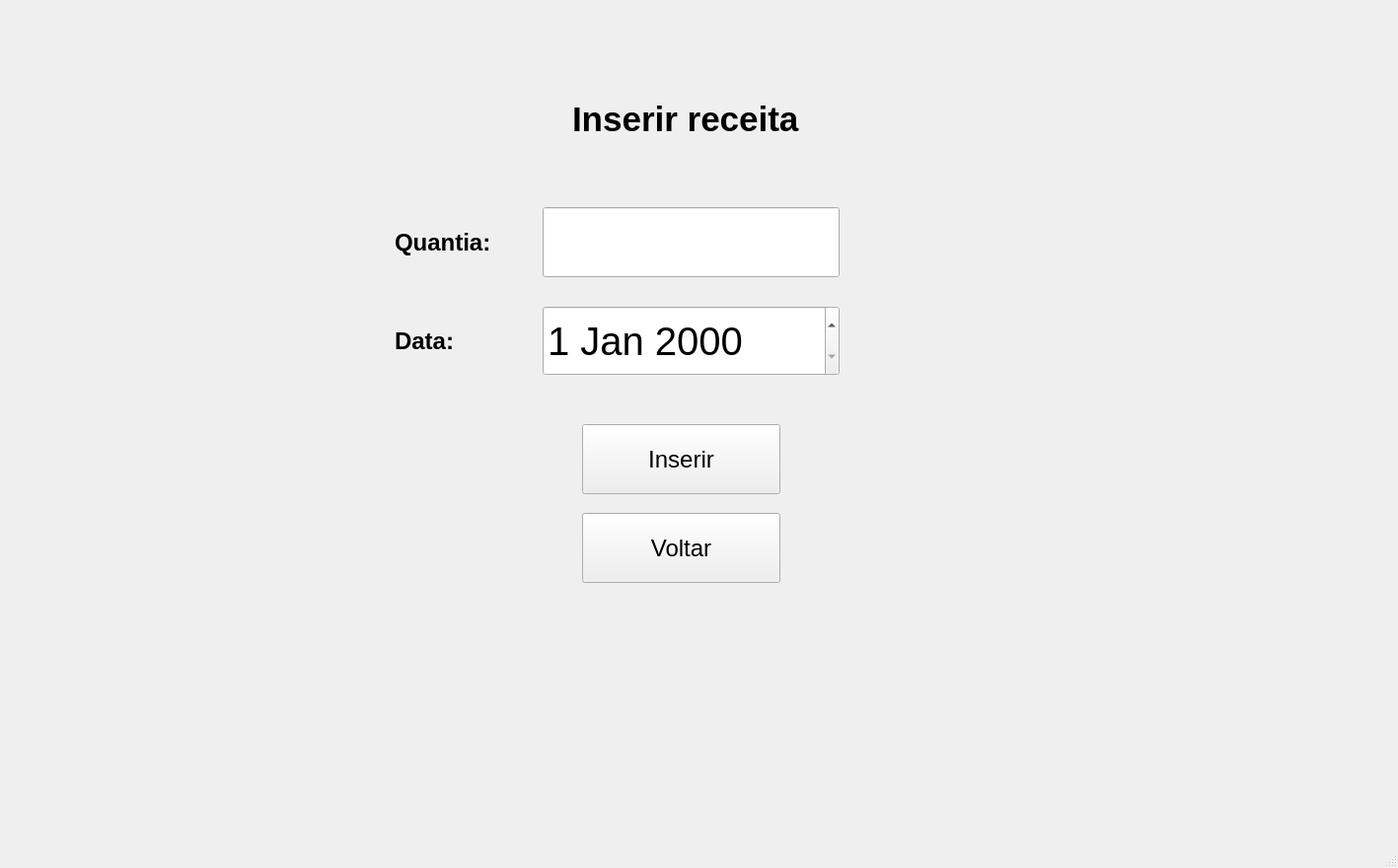
<?xml version="1.0" encoding="UTF-8"?>
<ui version="4.0">
 <class>TelaInserirReceita</class>
 <widget class="QMainWindow" name="TelaInserirReceita">
  <property name="geometry">
   <rect>
    <x>0</x>
    <y>0</y>
    <width>1417</width>
    <height>880</height>
   </rect>
  </property>
  <property name="windowTitle">
   <string>MainWindow</string>
  </property>
  <widget class="QWidget" name="centralwidget">
   <widget class="QPushButton" name="btnVoltar">
    <property name="geometry">
     <rect>
      <x>590</x>
      <y>520</y>
      <width>201</width>
      <height>71</height>
     </rect>
    </property>
    <property name="font">
     <font>
      <pointsize>18</pointsize>
     </font>
    </property>
    <property name="text">
     <string>Voltar</string>
    </property>
   </widget>
   <widget class="QPushButton" name="btnInserir">
    <property name="geometry">
     <rect>
      <x>590</x>
      <y>430</y>
      <width>201</width>
      <height>71</height>
     </rect>
    </property>
    <property name="font">
     <font>
      <pointsize>18</pointsize>
     </font>
    </property>
    <property name="text">
     <string>Inserir</string>
    </property>
   </widget>
   <widget class="QLabel" name="labelQuantia">
    <property name="geometry">
     <rect>
      <x>400</x>
      <y>230</y>
      <width>121</width>
      <height>31</height>
     </rect>
    </property>
    <property name="font">
     <font>
      <pointsize>18</pointsize>
      <weight>75</weight>
      <bold>true</bold>
     </font>
    </property>
    <property name="text">
     <string>Quantia:</string>
    </property>
   </widget>
   <widget class="QLineEdit" name="lineEditQuantia">
    <property name="geometry">
     <rect>
      <x>550</x>
      <y>210</y>
      <width>301</width>
      <height>71</height>
     </rect>
    </property>
    <property name="font">
     <font>
      <pointsize>30</pointsize>
     </font>
    </property>
    <property name="text">
     <string/>
    </property>
   </widget>
   <widget class="QLabel" name="labelCadastro">
    <property name="geometry">
     <rect>
      <x>580</x>
      <y>100</y>
      <width>261</width>
      <height>41</height>
     </rect>
    </property>
    <property name="font">
     <font>
      <pointsize>26</pointsize>
      <weight>75</weight>
      <bold>true</bold>
     </font>
    </property>
    <property name="text">
     <string>Inserir receita</string>
    </property>
   </widget>
   <widget class="QLabel" name="labelData">
    <property name="geometry">
     <rect>
      <x>400</x>
      <y>330</y>
      <width>91</width>
      <height>31</height>
     </rect>
    </property>
    <property name="font">
     <font>
      <pointsize>18</pointsize>
      <weight>75</weight>
      <bold>true</bold>
     </font>
    </property>
    <property name="text">
     <string>Data:</string>
    </property>
   </widget>
   <widget class="QDateEdit" name="dateEdit">
    <property name="geometry">
     <rect>
      <x>550</x>
      <y>310</y>
      <width>301</width>
      <height>71</height>
     </rect>
    </property>
    <property name="font">
     <font>
      <pointsize>30</pointsize>
     </font>
    </property>
   </widget>
  </widget>
  <widget class="QMenuBar" name="menubar">
   <property name="geometry">
    <rect>
     <x>0</x>
     <y>0</y>
     <width>1417</width>
     <height>22</height>
    </rect>
   </property>
  </widget>
  <widget class="QStatusBar" name="statusbar"/>
 </widget>
 <resources/>
 <connections/>
</ui>
